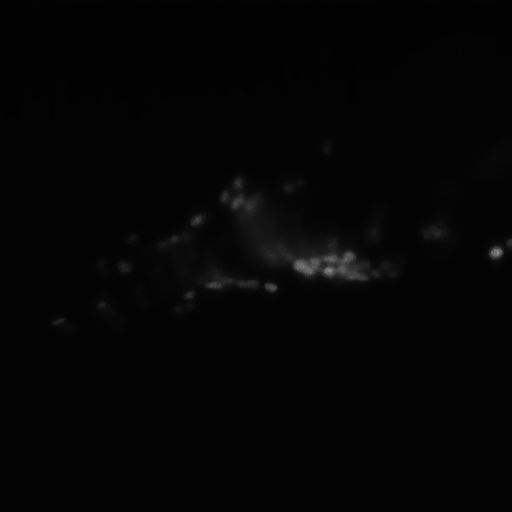
#> input picture data/filtered_data0005.png, 512 x 512 px, found by its file name
$ python drlse_model.py
#> lines starting #> are read from the running program, lines starting #| are printed output that depends on the picture; after the words box and inside, x2 and y2 are one past the last pixel; in counts of white or black regions, pixels touching at a corner belong together
#!/usr/bin/python3
'''
AUTHOR:     Zhengyang Zhong
DATE:       2023-03-01
PAPER:      Distance Regularized Level Set Evolution and Its Application to Image Segmentation
'''
import cv2
import matplotlib.pyplot as plt
import numpy as np
from skimage import measure
from tqdm import tqdm


def DRLSEmodel(img, phi, timestep=0.2, mu=0.04, lmda=5.0, alfa=3.5, epsilon=1.5, sigma=1.5, itermax=300):
    img = img.astype(np.float64)
    size = int(4*sigma) + 1
    img_smooth = cv2.GaussianBlur(img, (size, size), sigma, borderType=cv2.BORDER_REFLECT)
    [Iy, Ix] = np.gradient(img_smooth)
    f = np.square(Ix) + np.square(Iy)
    gValue = 1 / (1 + f)
    [vy, vx] = np.gradient(gValue)
    # start level set evolution
    for n in tqdm(range(itermax)):
        phi = phi.copy()
        phi[np.ix_([0, -1], [0, -1])] = phi[np.ix_([2, -3], [2, -3])]
        phi[np.ix_([0, -1]), 1:-1] = phi[np.ix_([2, -3]), 1:-1]
        phi[1:-1, np.ix_([0, -1])] = phi[1:-1, np.ix_([2, -3])]

        # delta_phi = [phi_y, phi_x]
        [phi_y, phi_x] = np.gradient(phi)
        # |delta_phi| = s
        s = np.sqrt(np.square(phi_x) + np.square(phi_y))
        delta = 1e-10
        # [n_x, n_y] => delta_phi / |delta_phi|
        n_x = phi_x / (s + delta)
        n_y = phi_y / (s + delta)

        # \partial delta_phi / |delta_phi|
        [_, nxx] = np.gradient(n_x)
        [nyy, _] = np.gradient(n_y)
        curvature = nxx + nyy

        a = (s >= 0) & (s <= 1)
        b = (s > 1)
        ps = a * np.sin(2 * np.pi * s) / (2 * np.pi) + b * (s-1)
        dps = ((ps != 0) * ps + (ps == 0)) / ((s != 0) * s + (s == 0))
        k_x = dps * phi_x - phi_x
        k_y = dps * phi_y - phi_y
        [_, kxx] = np.gradient(k_x)
        [kyy, _] = np.gradient(k_y)
        lap = cv2.Laplacian(phi, -1, 1)
        dist_reg_term = kxx + kyy + lap

        # dirac_func with epsilon
        dfunc = (1 / 2 / epsilon) * (1 + np.cos(np.pi * phi / epsilon))
        conds = (phi <= epsilon) & (phi >= -epsilon)
        dirac_phi = dfunc * conds

        area_term = dirac_phi * gValue
        # \partial g * delta_phi/|delta_phi| + g * \partial delta_phi/|delta_phi|
        edge_term = dirac_phi * (vx * n_x + vy * n_y) + dirac_phi * gValue * curvature
        phi += timestep * (mu * dist_reg_term + lmda * edge_term + alfa * area_term)
    return phi

def init_phi(img):
    thresh = np.percentile(img,95)
    phi = 2*np.ones(img.shape)
    phi[img>=thresh] = -2
    return phi

if __name__ == "__main__":
    path = "D:/pyAC/data/filtered_data0005.png"
    img = cv2.imread(path, 0)
#> img is the input picture: shape (512, 512); min 2, max 156, mean 4.3
    h, w = img.shape
#> h = 512; w = 512
    phi = init_phi(img)
#> in init_phi, `thresh = np.percentile(img,95)`: thresh = 10
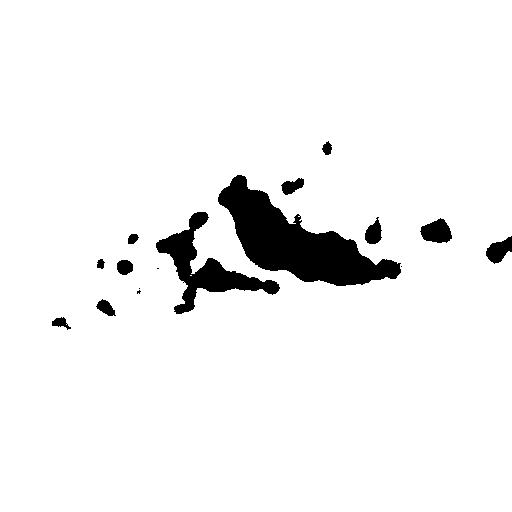
#> phi: shape (512, 512) float64; values -2 (black) and 2 (white), 94.6% white; 16 black regions (4 under 20 px), largest, box (x1, y1, x2, y2) and area: (218, 175, 401, 286) 8349, (156, 212, 280, 314) 3407, (420, 218, 452, 243) 553
    # phi = 2 * np.ones((h, w))
    # phi[20: -20, 20: -20] = -2
    # plt.imshow(phi)
    # plt.show()
    phi = DRLSEmodel(img, phi, alfa=3, lmda=2,mu=0.002)
#> in DRLSEmodel, `gValue = 1 / (1 + f)`:
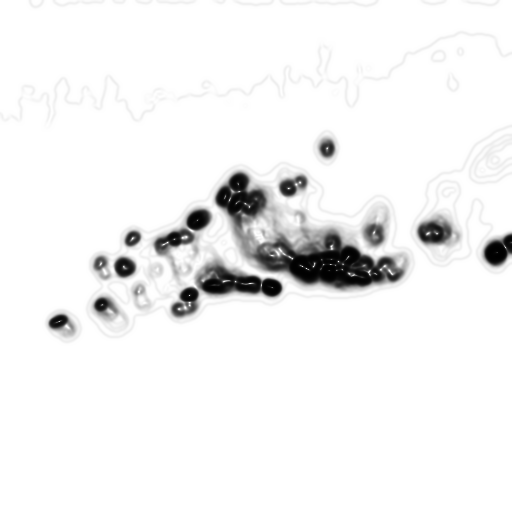
#> gValue: shape (512, 512) float64; min 0.00268, max 1, mean 0.948
#> the loop in DRLSEmodel, `for n in tqdm(range(itermax)):` made 300 passes
#> pass 1, in DRLSEmodel, `[phi_y, phi_x] = np.gradient(phi)`:
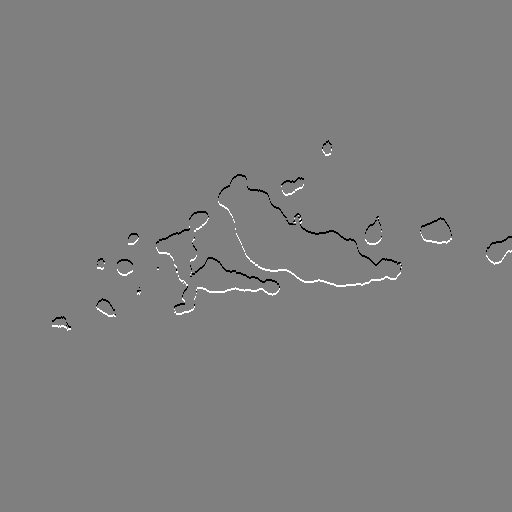
#> phi_y: shape (512, 512) float64; min -2, max 2, mean 0; drawn with min black and max white
#> pass 1, in DRLSEmodel, `[phi_y, phi_x] = np.gradient(phi)`:
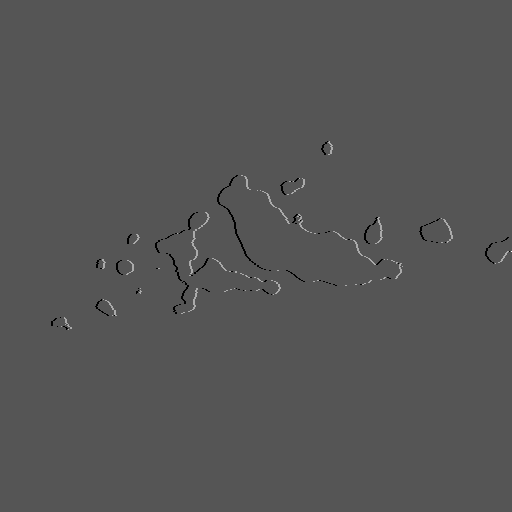
#> phi_x: shape (512, 512) float64; min -2, max 4, mean -0.000206; drawn with min black and max white
#> after the loop in DRLSEmodel, `for n in tqdm(range(itermax)):`:
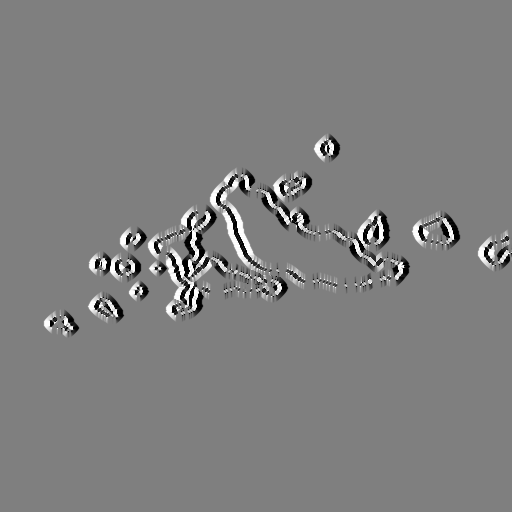
#> n_x: shape (512, 512) float64; min -1, max 1, mean 0.000259; drawn with min black and max white
#> after the loop in DRLSEmodel, `for n in tqdm(range(itermax)):`:
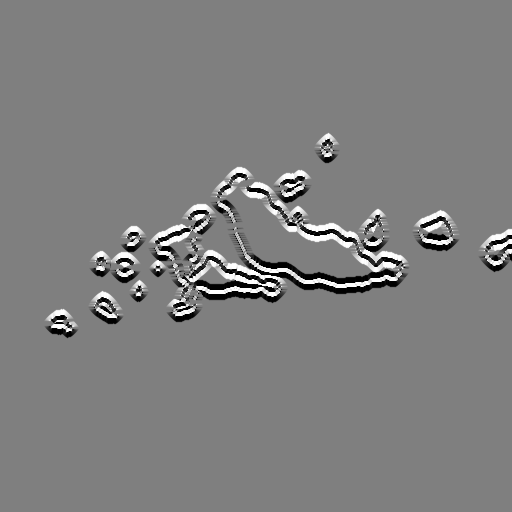
#> n_y: shape (512, 512) float64; min -1, max 1, mean -0.000624; drawn with min black and max white
    contours = measure.find_contours(phi, 0)
#> contours = 14 point arrays, longest 651 points
    plt.imshow(img,cmap='gray')
    for cnt in contours:
        plt.plot(cnt[:, 1], cnt[:, 0], linewidth=2)
#> this loop made 14 passes
    plt.show(block=True)
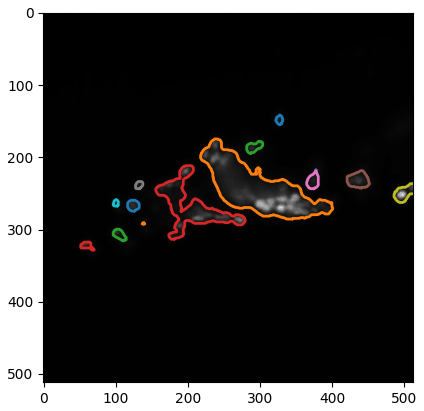
#> figure drawn by matplotlib, 1 panel
    # plt.imshow(phi)
    # plt.show(block=True)
